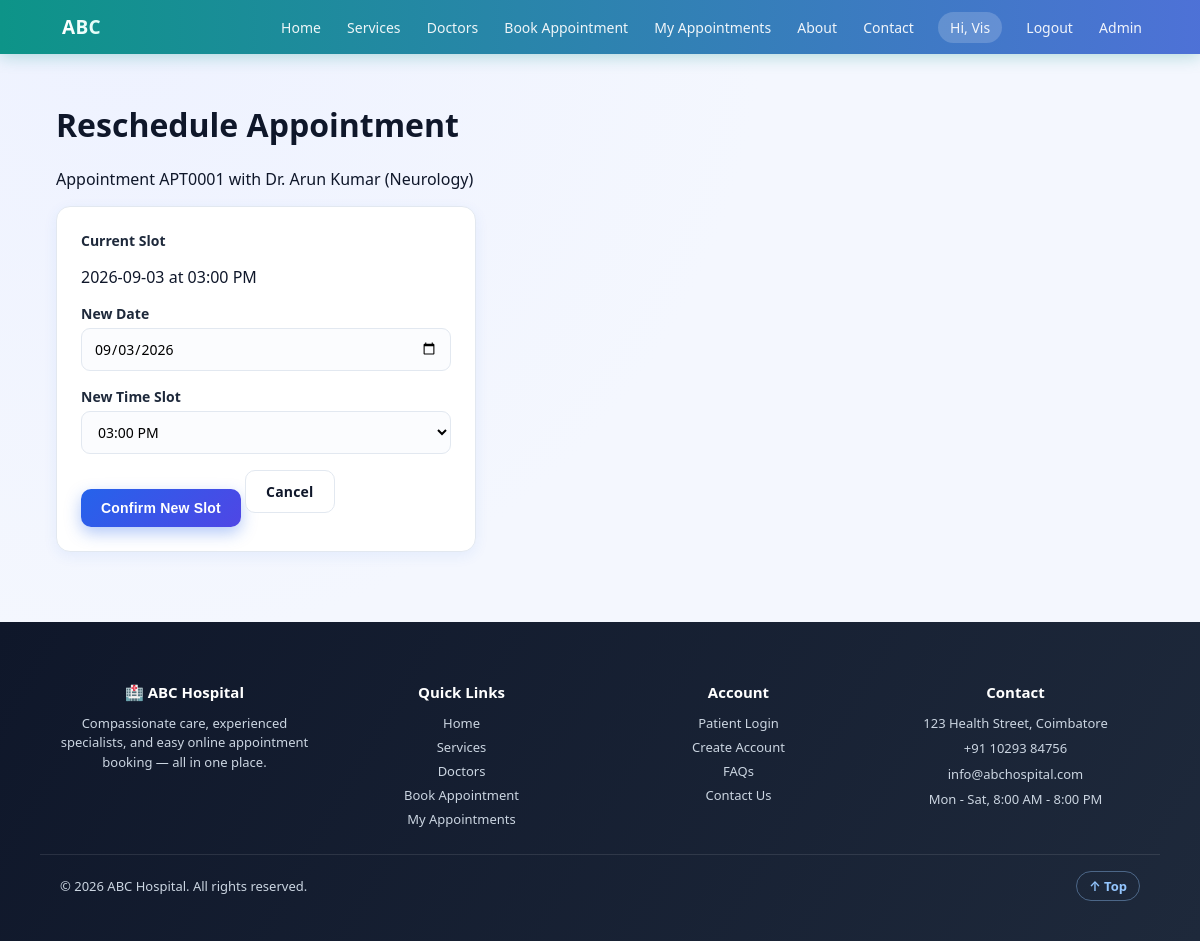
The app's page /patient/reschedule.php?appointment_id=1&phone=9087654321 (signed in) with its own data.
### tables this page shows
CREATE TABLE appointments (
    appointment_id INTEGER PRIMARY KEY AUTOINCREMENT,
    patient_id INTEGER NOT NULL,
    doctor_id INTEGER NOT NULL,
    appointment_date TEXT NOT NULL,
    appointment_time TEXT NOT NULL,
    reason TEXT,
    status TEXT NOT NULL DEFAULT 'Confirmed',
    created_at TEXT NOT NULL,
    FOREIGN KEY (patient_id) REFERENCES patients(patient_id),
    FOREIGN KEY (doctor_id) REFERENCES doctors(doctor_id)
);

CREATE TABLE doctors (
    doctor_id INTEGER PRIMARY KEY AUTOINCREMENT,
    name TEXT NOT NULL,
    department TEXT NOT NULL,
    qualification TEXT,
    experience INTEGER,
    phone TEXT,
    email TEXT,
    available_days TEXT,
    available_time TEXT
, bio TEXT, fee INTEGER);

### includes/functions.php (called while the page is built, shortened)
<?php
function formatApptId(int $id): string
{
    return 'APT' . str_pad((string)$id, 4, '0', STR_PAD_LEFT);
}

### patient/reschedule.php (the view, shortened to what this page needs)
<?php
require __DIR__ . '/../database/connect.php';
$appointmentId = (int)($_GET['appointment_id'] ?? $_POST['appointment_id'] ?? 0);
$phone = trim($_GET['phone'] ?? $_POST['phone'] ?? '');
$stmt = $pdo->prepare('SELECT a.*, d.name AS doctor_name, d.department
    FROM appointments a
    JOIN doctors d ON d.doctor_id = a.doctor_id
    JOIN patients p ON p.patient_id = a.patient_id
    WHERE a.appointment_id = ? AND p.phone = ?');
$stmt->execute([$appointmentId, $phone]);
$appt = $stmt->fetch(PDO::FETCH_ASSOC);
require __DIR__ . '/../includes/header.php';
?>
<h1>Reschedule Appointment</h1>
<p class="meta">Appointment <?php echo formatApptId((int)$appt['appointment_id']); ?> with <?php echo htmlspecialchars($appt['doctor_name']); ?> (<?php echo htmlspecialchars($appt['department']); ?>)</p>
<form method="POST" action="reschedule.php?appointment_id=<?php echo (int)$appointmentId; ?>&phone=<?php echo urlencode($phone); ?>" style="max-width:420px;">
    <div class="form-row">
        <label>Current Slot</label>
        <p class="meta"><?php echo htmlspecialchars($appt['appointment_date']); ?> at <?php echo htmlspecialchars($appt['appointment_time']); ?></p>
    </div>
    <div class="form-row">
        <label for="appointment_date">New Date</label>
        <input type="date" id="appointment_date" name="appointment_date" min="<?php echo date('Y-m-d'); ?>" value="<?php echo htmlspecialchars($appt['appointment_date']); ?>" required>
    </div>
    <div class="form-row">
        <label for="appointment_time">New Time Slot</label>
        <select id="appointment_time" name="appointment_time" required>
            <?php foreach (TIME_SLOTS as $s): ?>
            <option value="<?php echo $s; ?>" <?php echo $s === $appt['appointment_time'] ? 'selected' : ''; ?>><?php echo $s; ?></option>
            <?php endforeach; ?>
        </select>
    </div>
    <button type="submit" class="btn btn-primary">Confirm New Slot</button>
    <a href="dashboard.php?phone=<?php echo urlencode($phone); ?>" class="btn btn-outline">Cancel</a>
</form>
<?php require __DIR__ . '/../includes/footer.php'; ?>

### css/style.css (style rules this page uses)
:root { --blue:#2563EB; --blue2:#3B82F6; --blue-dark:#1E3A8A; --green:#10B981; --green2:#059669; --red:#EF4444; --bg:#F4F7FE; --card:#FFFFFF; --border:#E2E8F0; --text:#0F172A; --muted:#64748B; --shadow:0 4px 14px rgba(37,99,235,0.08); --shadow-lg:0 12px 32px rgba(15,23,42,0.12); --radius:14px; }
* { box-sizing:border-box; }
html { scroll-behavior:smooth; }
body { margin:0;font-family:'Segoe UI',-apple-system,Roboto,Arial,sans-serif; background:radial-gradient(circle at 10% 0%, #EEF2FF 0%, var(--bg) 45%); color:var(--text);animation:pageFade .5s ease both; }
a { color:var(--blue);text-decoration:none;transition:color .2s ease; }
.btn { display:inline-block;padding:11px 20px;border-radius:10px;border:none;cursor:pointer; font-size:14px;font-weight:700;letter-spacing:.2px;position:relative;overflow:hidden; transition:transform .18s ease, box-shadow .18s ease, filter .18s ease; }
.btn-primary { background:linear-gradient(135deg,var(--blue),#4F46E5);color:#fff;box-shadow:0 6px 16px rgba(37,99,235,0.35); }
.btn-outline { background:#fff;border:1.5px solid var(--border);color:var(--text); }
form { background:var(--card);border:1px solid var(--border);border-radius:var(--radius);padding:24px; max-width:620px;box-shadow:var(--shadow); }
.form-row { margin-bottom:16px; }
label { display:block;font-weight:600;margin-bottom:5px;font-size:14px;color:#1E293B; }
input,select,textarea { width:100%;padding:10px 12px;border:1.5px solid var(--border);border-radius:9px;font-size:14px; font-family:inherit;transition:border-color .2s ease, box-shadow .2s ease;background:#FBFCFE; }

### records on screen
appointments: appointment_id "APT0001", doctor.name "Dr. Arun Kumar", doctor.department "Neurology", appointment_date "2026-09-03", appointment_time "03:00 PM", appointment_date "09/03/2026"

### other values on screen
explode(' ', $patientName)[0] "Vis"
